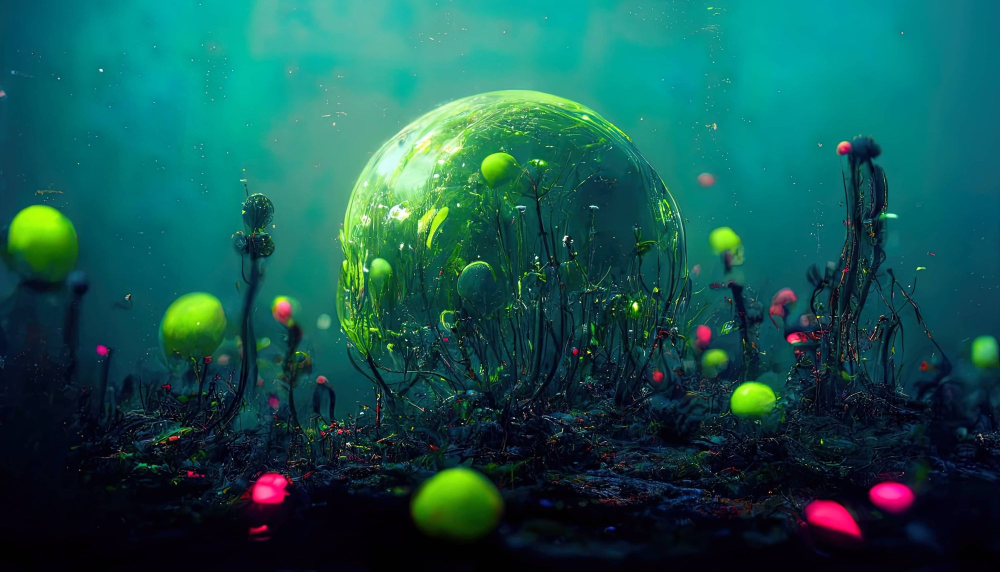
#> input picture Edge Detection/i.jpeg, 2000 x 1143 px (shown at 1/2 size)
$ jupyter execute Edge_detection.ipynb
#> lines starting #> are read from the running program, lines starting #| are printed output that depends on the picture
[cell 1]
import cv2
import os
from matplotlib import pyplot as plt

[cell 2]
img_path = "i.jpeg"

[cell 3]
img = cv2.imread(img_path)
#> img is the input picture: shape (1143, 2000, 3); mean B, G, R 80.5, 85, 21

[cell 4]
img

[cell 5]
plt.imshow(img)

[cell 6]
resized_img = cv2.resize(img, (int(img.shape[1]/2), int(img.shape[0]/2)))
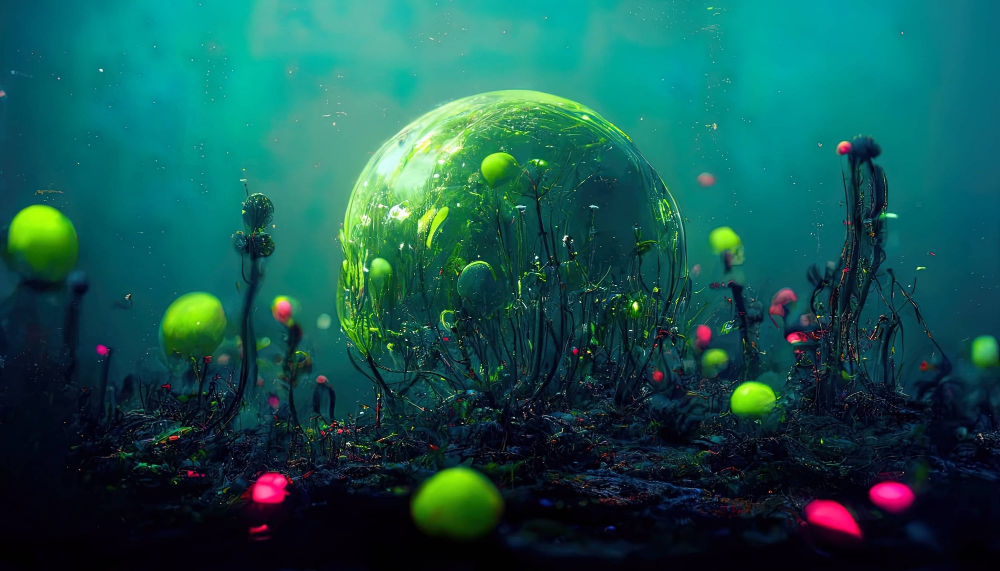
#> resized_img: shape (571, 1000, 3); mean B, G, R 80.4, 84.9, 20.9
cv2.imshow('cmera image',resized_img)
cv2.waitKey(0)
cv2.destroyAllWindows()

[cell 7]
(int(img.shape[1]/2), int(img.shape[0]/2))
#> Out = (1000, 571)

Apply Canny Edge Detection Algorithm

[cell 8]
gray = cv2.cvtColor(img, cv2.COLOR_BGR2GRAY)
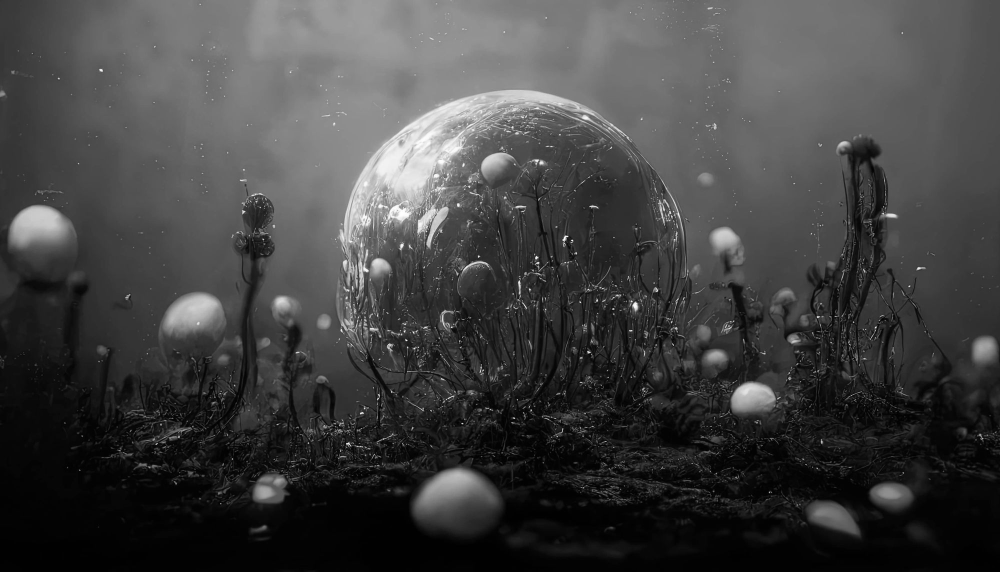
#> gray: shape (1143, 2000) (shown at 1/2 size); min 0, max 255, mean 65.4
blur = cv2.GaussianBlur(gray, (5,5), 0)
canny = cv2.Canny(blur, threshold1 = 180, threshold2= 200)
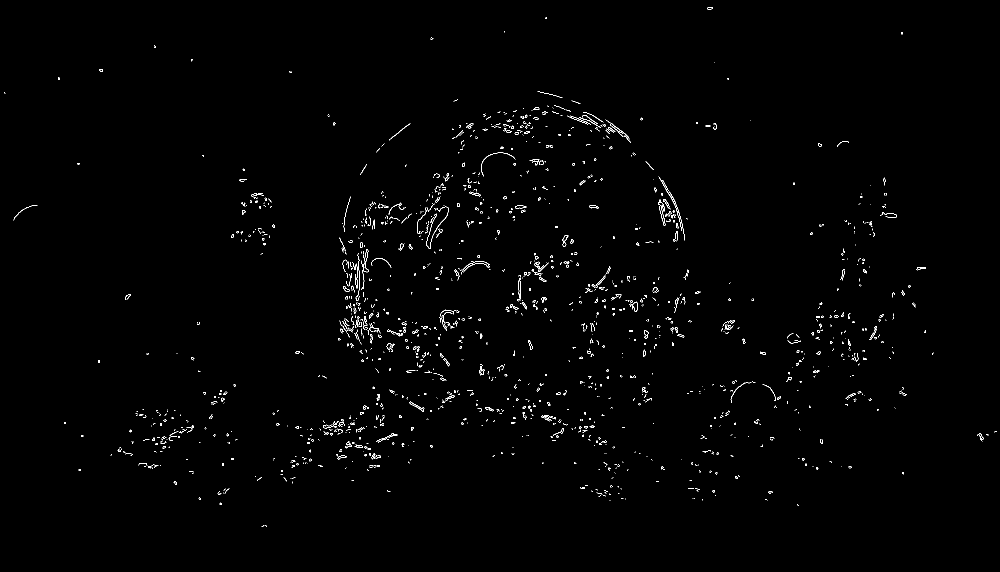
#> canny: shape (1143, 2000) (shown at 1/2 size); 0.78% white in thin lines or dots

[cell 9]
resized_img = cv2.resize(canny, (int(img.shape[1]/2), int(img.shape[0]/2)))
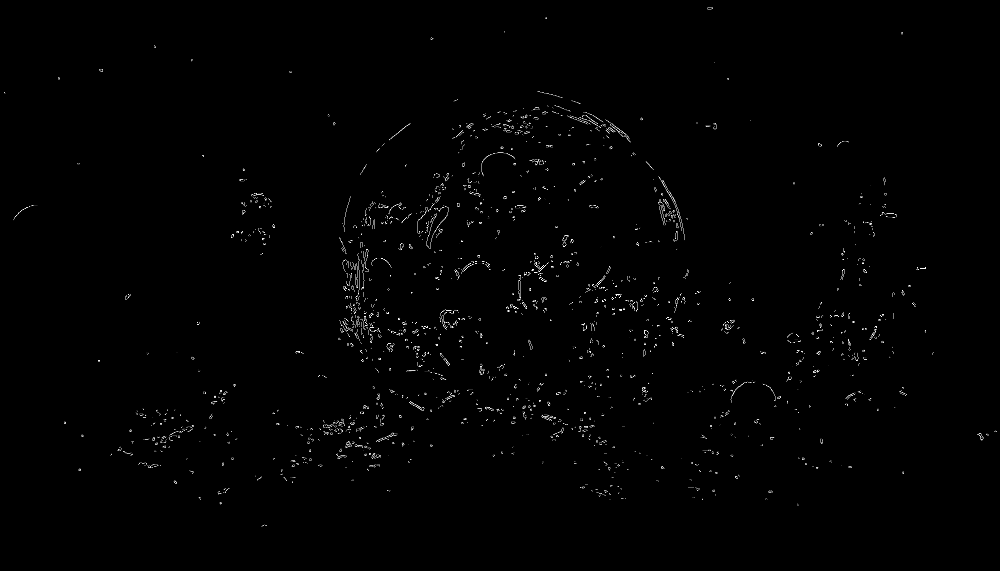
#> resized_img: shape (571, 1000); min 0, max 255, mean 2
cv2.imshow('cmera image',resized_img)
cv2.waitKey(0)
cv2.destroyAllWindows()

[cell 10]
cv2.imwrite('camrea_Edges.jpeg',canny)
#> Out = True
